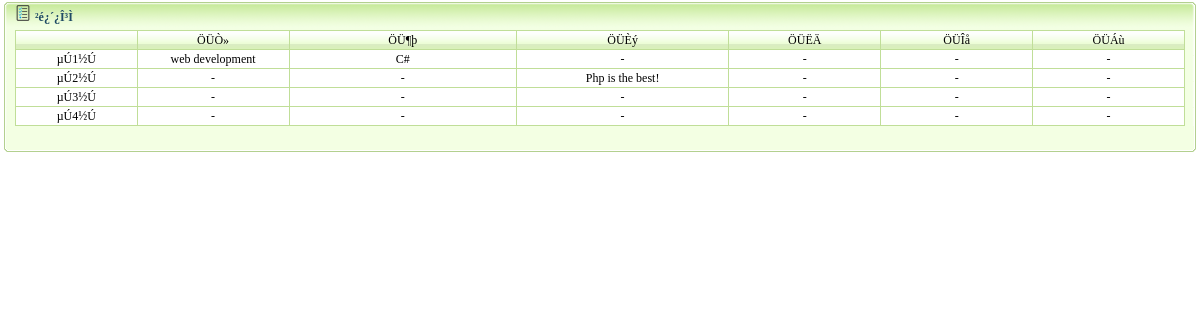
Before: /plugin/classes/sclass.php (signed in) with the older database file.
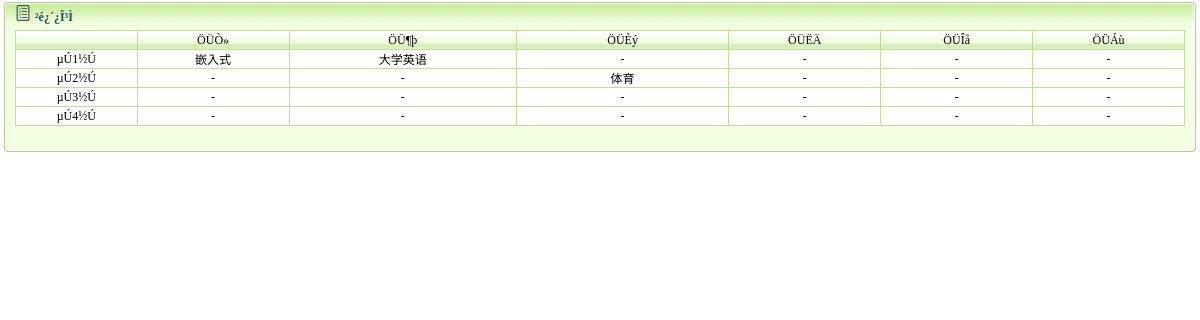
After: the same page with the newer database file.
### tables this page shows
CREATE TABLE IF NOT EXISTS `plugin_classes_02` (
  `id` int(4) NOT NULL AUTO_INCREMENT,
  `weeks` int(4) DEFAULT NULL COMMENT '周',
  `section` int(4) DEFAULT NULL COMMENT '节',
  `course` varchar(50) DEFAULT NULL COMMENT '程课名称',
  PRIMARY KEY (`id`)
);

### plugin/classes/sclass.php (the view, shortened to what this page needs)
<!DOCTYPE html PUBLIC "-//W3C//DTD XHTML 1.0 Transitional//EN" "http://www.w3.org/TR/xhtml1/DTD/xhtml1-transitional.dtd">
<html xmlns="http://www.w3.org/1999/xhtml">
<head>
</head>
<body>
<table width="100%" border="0" align="center" cellpadding="0" cellspacing="0">
  <tr>
    <td height="30"><table width="100%" border="0" cellspacing="0" cellpadding="0">
      <tr>
        <td width="15" height="30"><img src="images/tab_03.gif" width="15" height="30" /></td>
        <td width="1101" background="images/tab_05.gif"><img src="images/311.gif" width="16" height="16" /> <span class="STYLE4">²é¿´¿Î³Ì</span></td>
        <td width="281" background="images/tab_05.gif"></td>
        <td width="14"><img src="images/tab_07.gif" width="14" height="30" /></td>
      </tr>
    </table></td>
  </tr>
  <tr>
    <td><table width="100%" border="0" cellspacing="0" cellpadding="0">
      <tr>
        <td width="9" background="images/tab_12.gif">&nbsp;</td>
        <td bgcolor="#f3ffe3"><table width="99%" border="0" align="center" cellpadding="0" cellspacing="1" bgcolor="#c0de98" onmouseover="changeto()"  onmouseout="changeback()">
          <tr>
            <td width="8%" height="18" background="images/tab_14.gif" class="STYLE1"><div align="center" class="STYLE2 STYLE1">&nbsp;&nbsp;</div></td>
            <td width="10%" height="18" background="images/tab_14.gif" class="STYLE1"><div align="center" class="STYLE2 STYLE1">ÖÜÒ»</div></td>
            <td width="15%" height="18" background="images/tab_14.gif" class="STYLE1"><div align="center" class="STYLE2 STYLE1">ÖÜ¶þ</div></td>
            <td width="14%" height="18" background="images/tab_14.gif" class="STYLE1"><div align="center" class="STYLE2 STYLE1">ÖÜÈý</div></td>
            <td width="10%" height="18" background="images/tab_14.gif" class="STYLE1"><div align="center" class="STYLE2 STYLE1">ÖÜËÄ</div></td>
            <td width="10%" height="18" background="images/tab_14.gif" class="STYLE1"><div align="center" class="STYLE2 STYLE1">ÖÜÎå</div></td>
            <td width="10%" height="18" background="images/tab_14.gif" class="STYLE1"><div align="center" class="STYLE2 STYLE1">ÖÜÁù</div></td>
          </tr>
          <?php
			for($i=1;$i<=4;$i++){
				$str="<tr>";
				$str .="<td height='18' bgcolor='#FFFFFF' class='STYLE2'><div align='center' class='STYLE2 STYLE1'>µÚ".$i."½Ú</div></td>";
				for($j=1;$j<=6;$j++){
					$query="select * from plugin_classes_02 where `weeks`=".$j." and `section`=".$i;
					$result=mysql_query($query);
					$row=mysql_fetch_row($result);
					if($row){
						$str .="<td height='18' bgcolor='#FFFFFF'><div align='center' class='STYLE2 STYLE1'>$row[3]</div></td>";
					}else{
						$str .="<td height='18' bgcolor='#FFFFFF'><div align='center' class='STYLE2 STYLE1'>-</div></td>";
					}
				}
				$str .="</tr>";
				echo $str;
			}
          ?>
        </table></td>
        <td width="9" background="images/tab_16.gif">&nbsp;</td>
      </tr>
    </table></td>
  </tr>
  <tr>
    <td height="29"><table width="100%" border="0" cellspacing="0" cellpadding="0">
      <tr>
        <td width="15" height="29"><img src="images/tab_20.gif" width="15" height="29" /></td>
        <td background="images/tab_21.gif"><table width="100%" border="0" cellspacing="0" cellpadding="0">
          <tr>
            <td width="25%" height="29" nowrap="nowrap"><span class="STYLE1"></span></td>
            <td width="75%" valign="top" class="STYLE1"><div align="right">
              <table width="352" height="20" border="0" cellpadding="0" cellspacing="0">
                <tr>
                  <td width="62" height="22" valign="middle"><div align="right"></div></td>
                  <td width="50" height="22" valign="middle"><div align="right"></div></td>
                  <td width="54" height="22" valign="middle"><div align="right"></div></td>
                  <td width="49" height="22" valign="middle"><div align="right"></div></td>
                  <td width="59" height="22" valign="middle"><div align="right"></div></td>
                  <td width="25" height="22" valign="middle"></td>
                  <td width="23" height="22" valign="middle"></td>
                  <td width="30" height="22" valign="middle"></td>
                </tr>
              </table>
            </div></td>
          </tr>
        </table></td>
        <td width="14"><img src="images/tab_22.gif" width="14" height="29" /></td>
      </tr>
    </table></td>
  </tr>
</table>
</body>
</html>

Changed rows visible on the page:
changed plugin_classes_02: course "web development" → "嵌入式"
changed plugin_classes_02: course "C#" → "大学英语"
changed plugin_classes_02 (number 3 of 3 on the later page): course "Php is the best!" → "体育"
